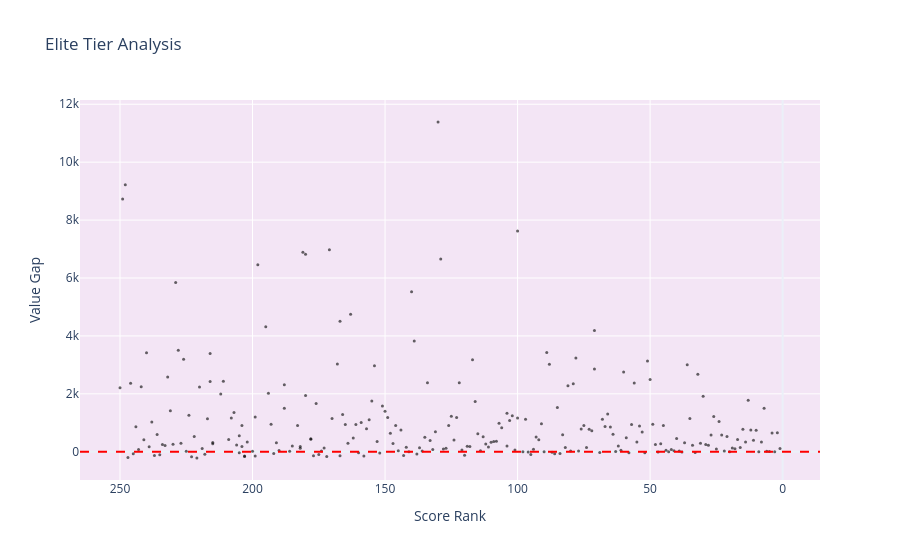

The notebook cell this image was saved under:
### Markdown cell above
3.3 A Zoom in the Gaps
In the universe of animes the top 2500 is a large number. To investigate the actual heavy weights we are going to review the same results for the top 250 (top 10%) of animes to visualize the behavior of both the scatter plot and the table.

### Code cell
# Select the top of our universe
df_top_percent = df_gap[df_gap['rank'] <= 250].copy()

query_top_percent = """
WITH elite_gap AS (
    SELECT * FROM df_top_percent
)
(SELECT *, 'High positive gap' as category FROM df_top_percent ORDER BY value_gap DESC LIMIT 10)
UNION ALL
(SELECT *, 'High negative gap' as category FROM df_top_percent ORDER BY value_gap ASC LIMIT 10)
UNION ALL
(SELECT *, 'Balanced' as category FROM df_top_percent ORDER BY ABS(value_gap) ASC LIMIT 10)
"""

# Perform the query
df_elite_table = con.sql(query_top_percent).df()

# We are also doing the same scatter plot graph using this new selection of data.
fig_elite = px.scatter(
    df_top_percent, 
    x="rank", 
    y="value_gap",
    hover_name="title_default",
    title="Elite Tier Analysis",
    template="plotly_white"
)

fig_elite.update_traces(marker=dict(color='black', size=3, opacity=0.6))

fig_elite.update_layout(
    plot_bgcolor='#F3E5F5', 
    xaxis=dict(gridcolor='white'),
    yaxis=dict(gridcolor='white')
)

fig_elite.add_hline(y=0, line_width=2, line_dash="dash", line_color="red")

fig_elite.update_xaxes(autorange="reversed", title="Score Rank")
fig_elite.update_yaxes(title="Value Gap")

fig_elite.show()
df_elite_table

### Figure 1 — Plotly figure (JSON) as saved in the notebook; plotly's stock layout.template omitted (floating-point values rounded to 4 significant figures; data arrays with more than 128 entries replaced by an {"elided": "..."} marker saying what was removed)
{"data": [{"hovertemplate": "<b>%{hovertext}</b><br><br>rank=%{x}<br>value_gap=%{y}<extra></extra>", "hovertext": {"elided": "250 str values"}, "legendgroup": "", "marker": {"color": "black", "opacity": 0.6, "size": 3, "symbol": "circle"}, "mode": "markers", "name": "", "orientation": "v", "showlegend": false, "type": "scatter", "x": {"elided": "250 int values"}, "xaxis": "x", "y": {"elided": "250 int values"}, "yaxis": "y"}], "layout": {"legend": {"tracegroupgap": 0}, "plot_bgcolor": "#F3E5F5", "shapes": [{"line": {"color": "red", "dash": "dash", "width": 2}, "type": "line", "x0": 0, "x1": 1, "xref": "x domain", "y0": 0, "y1": 0, "yref": "y"}], "title": {"text": "Elite Tier Analysis"}, "xaxis": {"anchor": "y", "autorange": "reversed", "domain": [0, 1], "gridcolor": "white", "title": {"text": "Score Rank"}}, "yaxis": {"anchor": "x", "domain": [0, 1], "gridcolor": "white", "title": {"text": "Value Gap"}}}}
